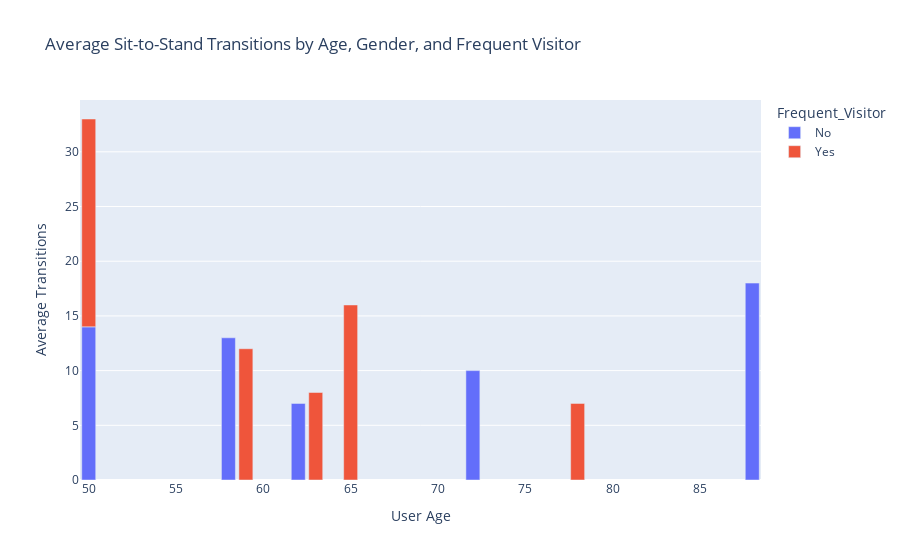
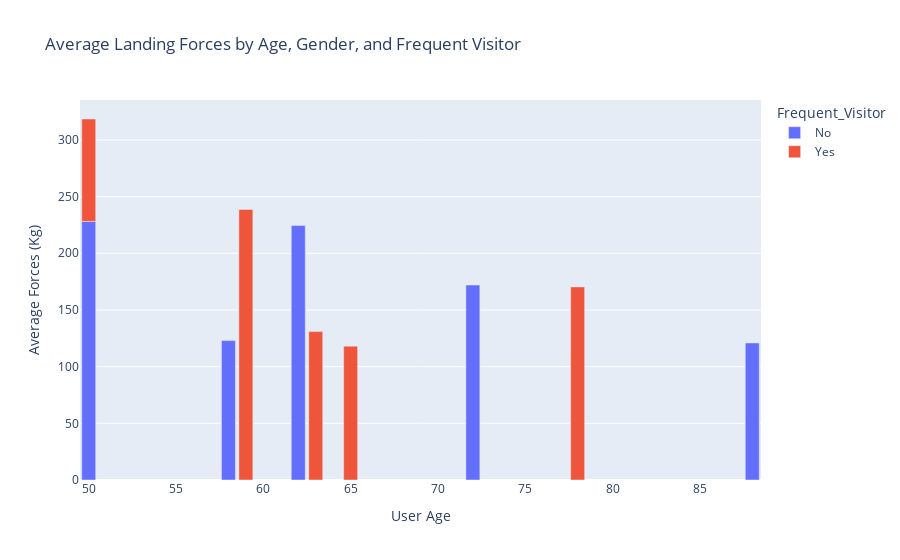

Source (notebook cell) for these figures, in order:
### Code cell
# Visualization: Average Sit-to-Stand Transitions and Landing Forces by Gender, Age, and Frequent Visitor using Plotly

import plotly.express as px

# Plot Average Sit-to-Stand Transitions
fig1 = px.bar(grouped_data, x='User_Age', y='Average Sit-to-Stand Transitions', color='Frequent_Visitor',
              title='Average Sit-to-Stand Transitions by Age, Gender, and Frequent Visitor',
              labels={'User_Age': 'User Age', 'Average Sit-to-Stand Transitions': 'Average Transitions'})

# Plot Average Landing Forces
fig2 = px.bar(grouped_data, x='User_Age', y='Average Landing Forces (Kg)', color='Frequent_Visitor',
              title='Average Landing Forces by Age, Gender, and Frequent Visitor',
              labels={'User_Age': 'User Age', 'Average Landing Forces (Kg)': 'Average Forces (Kg)'})

# Show plots
fig1.show()
fig2.show()

### Figure 1 — Plotly figure (JSON) as saved in the notebook; plotly's stock layout.template omitted (floating-point values rounded to 4 significant figures)
{"data": [{"alignmentgroup": "True", "hovertemplate": "Frequent_Visitor=No<br>User Age=%{x}<br>Average Transitions=%{y}<extra></extra>", "legendgroup": "No", "marker": {"color": "#636efa", "pattern": {"shape": ""}}, "name": "No", "offsetgroup": "No", "orientation": "v", "showlegend": true, "textposition": "auto", "type": "bar", "x": [62, 72, 50, 58, 88], "xaxis": "x", "y": [7, 10, 14, 13, 18], "yaxis": "y"}, {"alignmentgroup": "True", "hovertemplate": "Frequent_Visitor=Yes<br>User Age=%{x}<br>Average Transitions=%{y}<extra></extra>", "legendgroup": "Yes", "marker": {"color": "#EF553B", "pattern": {"shape": ""}}, "name": "Yes", "offsetgroup": "Yes", "orientation": "v", "showlegend": true, "textposition": "auto", "type": "bar", "x": [63, 78, 50, 59, 65], "xaxis": "x", "y": [8, 7, 19, 12, 16], "yaxis": "y"}], "layout": {"barmode": "relative", "legend": {"title": {"text": "Frequent_Visitor"}, "tracegroupgap": 0}, "title": {"text": "Average Sit-to-Stand Transitions by Age, Gender, and Frequent Visitor"}, "xaxis": {"anchor": "y", "domain": [0, 1], "title": {"text": "User Age"}}, "yaxis": {"anchor": "x", "domain": [0, 1], "title": {"text": "Average Transitions"}}}}

### Figure 2 — Plotly figure (JSON) as saved in the notebook; plotly's stock layout.template omitted (floating-point values rounded to 4 significant figures)
{"data": [{"alignmentgroup": "True", "hovertemplate": "Frequent_Visitor=No<br>User Age=%{x}<br>Average Forces (Kg)=%{y}<extra></extra>", "legendgroup": "No", "marker": {"color": "#636efa", "pattern": {"shape": ""}}, "name": "No", "offsetgroup": "No", "orientation": "v", "showlegend": true, "textposition": "auto", "type": "bar", "x": [62, 72, 50, 58, 88], "xaxis": "x", "y": [224.5, 172.0, 228.1, 123.0, 120.9], "yaxis": "y"}, {"alignmentgroup": "True", "hovertemplate": "Frequent_Visitor=Yes<br>User Age=%{x}<br>Average Forces (Kg)=%{y}<extra></extra>", "legendgroup": "Yes", "marker": {"color": "#EF553B", "pattern": {"shape": ""}}, "name": "Yes", "offsetgroup": "Yes", "orientation": "v", "showlegend": true, "textposition": "auto", "type": "bar", "x": [63, 78, 50, 59, 65], "xaxis": "x", "y": [130.9, 170.4, 90.33, 238.7, 118.1], "yaxis": "y"}], "layout": {"barmode": "relative", "legend": {"title": {"text": "Frequent_Visitor"}, "tracegroupgap": 0}, "title": {"text": "Average Landing Forces by Age, Gender, and Frequent Visitor"}, "xaxis": {"anchor": "y", "domain": [0, 1], "title": {"text": "User Age"}}, "yaxis": {"anchor": "x", "domain": [0, 1], "title": {"text": "Average Forces (Kg)"}}}}
